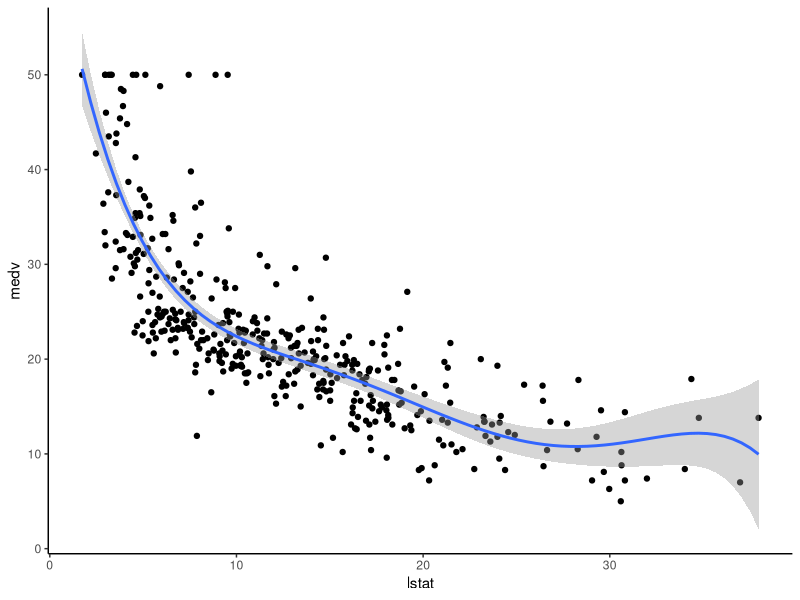

Recreate this plot in R.
# R program to illustrate
# Graph plotting in
# Polynomial regression

# Importing required library
library(tidyverse)
library(caret)
theme_set(theme_classic())

# Load the data
data("Boston", package = "MASS")
# Split the data into training and test set
set.seed(123)
training.samples <- Boston$medv %>%
  createDataPartition(p = 0.8, list = FALSE)
train.data <- Boston[training.samples, ]
test.data <- Boston[-training.samples, ]

# Build the model
model <- lm(medv ~ poly(lstat, 5, raw = TRUE), data = train.data)



# Make predictions
predictions <- model %>% predict(test.data)
# Model performance
data.frame(RMSE = RMSE(predictions, test.data$medv),
           R2 = R2(predictions, test.data$medv))



ggplot(train.data, aes(lstat, medv) ) + geom_point() + 
  stat_smooth(method = lm, formula = y ~ poly(x, 5, raw = TRUE))

